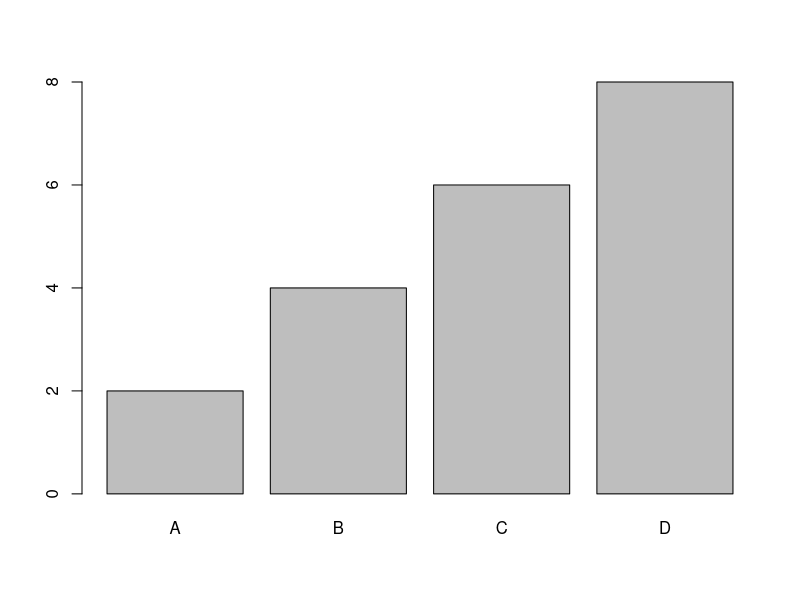
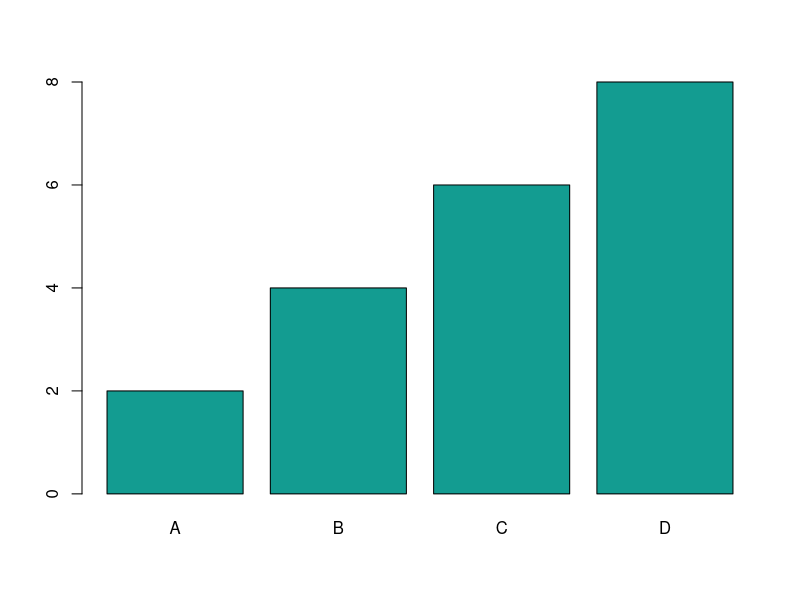
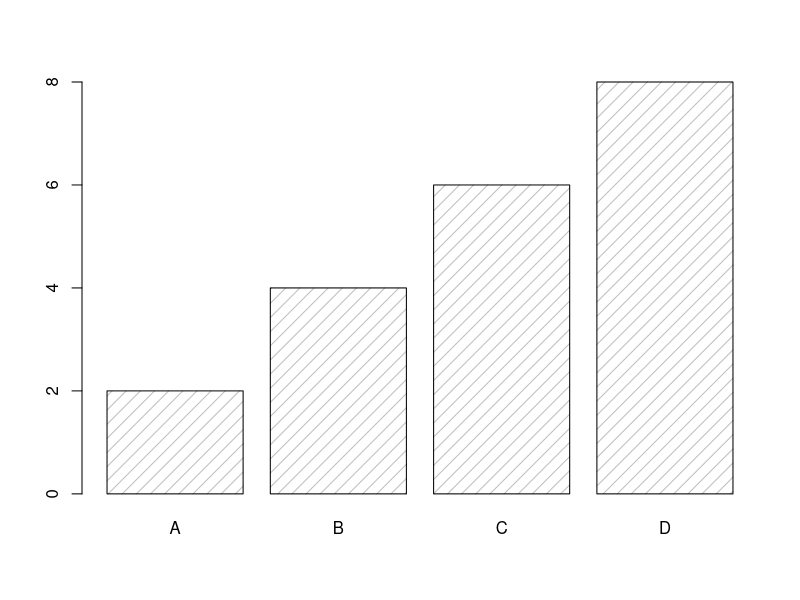
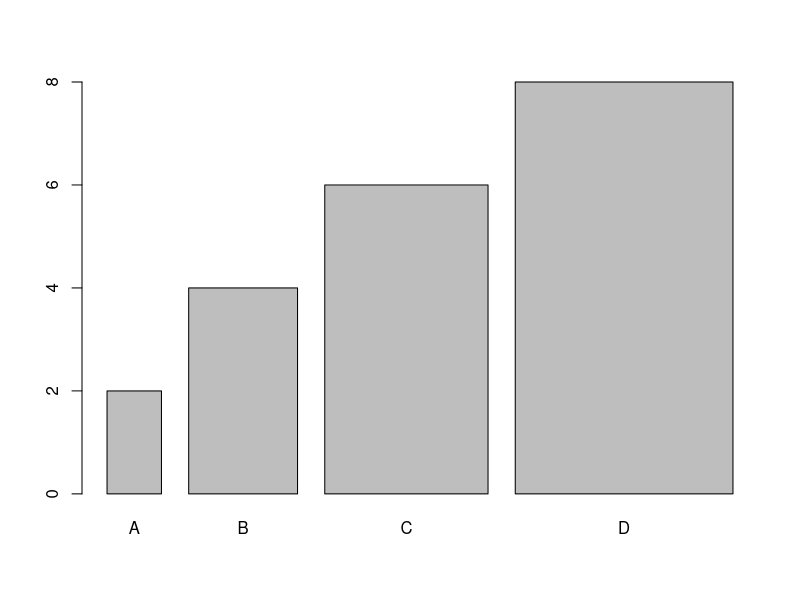

Write R code to recreate these figures, in order.
# R Bar Charts:

# A bar chart uses rectangular bars to visualize data. Bar charts can be displayed horizontally or vertically.
# The height or length of the bars are proportional to the values they represent.



# Use the barplot() function to draw a vertical bar chart:

# x-axis values
x <- c("A", "B", "C", "D")

# y-axis values
y <- c(2, 4, 6, 8)

barplot(y, names.arg = x)
# barplot(y, x)

# The x variable represents values in the x-axis (A,B,C,D)
# The y variable represents values in the y-axis (2,4,6,8)
# Then we use the barplot() function to create a bar chart of the values
# names.arg defines the names of each observation in the x-axis



# Bar Color:

# Use the col parameter to change the color of the bars:

x <- c("A", "B", "C", "D")
y <- c(2, 4, 6, 8)

barplot(y, names.arg = x, col = "#139c91")






# Density / Bar Texture
# To change the bar texture, use the density parameter:

x <- c("A", "B", "C", "D")
y <- c(2, 4, 6, 8)

barplot(y, names.arg = x, density = 10)






# Bar Width
# Use the width parameter to change the width of the bars:

x <- c("A", "B", "C", "D")
y <- c(2, 4, 6, 8)

barplot(y, names.arg = x, width = c(1, 2, 3, 4))




# Horizontal Bars
# If you want the bars to be displayed horizontally instead of vertically, use horiz=TRUE:


x <- c("A", "B", "C", "D")
y <- c(2, 4, 6, 8)

# barplot(y, names.arg = x, horiz = TRUE)
